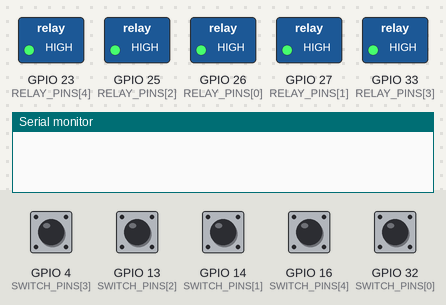
This program was run on a simulated ESP32. On the bench: switched loads named in the program (green lamp = pin HIGH), the last lines printed to the serial monitor. The inputs (shaded band) are chosen by the test bench; at power-on: GPIO 4 (SWITCH_PINS[3]), GPIO 13 (SWITCH_PINS[2]), GPIO 14 (SWITCH_PINS[1]), GPIO 16 (SWITCH_PINS[4]), GPIO 32 (SWITCH_PINS[0]) HIGH. WiFi joins after 1.5 s; servers stay silent unless stated; uploads are accepted with an empty reply; EEPROM starts erased; not simulated (calls return 0 or success): secrets.h.

Above: at 1.2 s.
1.3 s: GPIO 4 (SWITCH_PINS[3]) pulled LOW for 0.15 s
At 1.43 s:
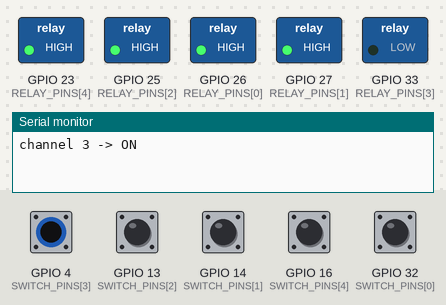
3.0 s: GPIO 13 (SWITCH_PINS[2]) pulled LOW for 0.15 s
At 3.13 s:
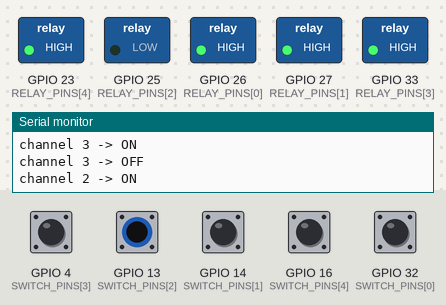
4.7 s: GPIO 14 (SWITCH_PINS[1]) pulled LOW for 0.15 s
At 4.83 s:
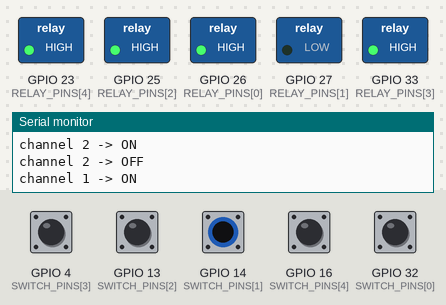
6.4 s: GPIO 16 (SWITCH_PINS[4]) pulled LOW for 0.15 s
At 6.54 s:
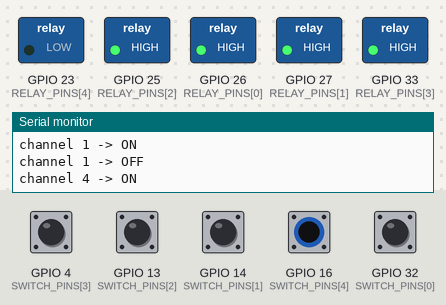
8.1 s: GPIO 32 (SWITCH_PINS[0]) pulled LOW for 0.15 s
At 8.23 s:
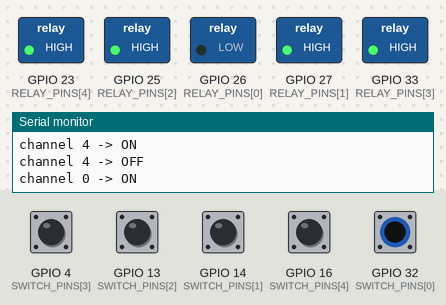
9.8 s: GPIO 4 (SWITCH_PINS[3]) driven LOW and GPIO 13 (SWITCH_PINS[2]) driven LOW
At 11.2 s:
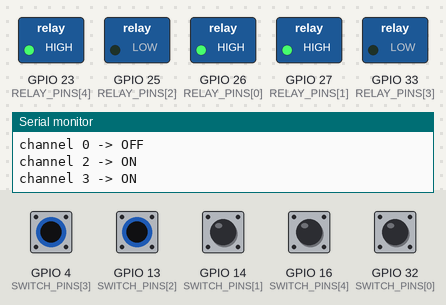
Timing chart, 0 to 12.3 s (numbered marks = the images above; inputs shaded):
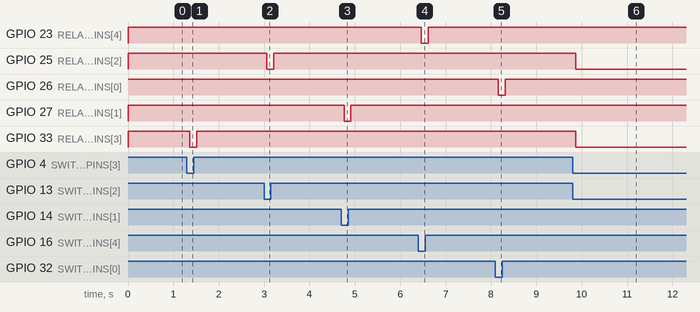

Measured:
- after the input at 1.3 s, GPIO 33 (RELAY_PINS[3]): HIGH → LOW after 0.06 s, → HIGH 0.15 s later
- after the input at 3.0 s, GPIO 25 (RELAY_PINS[2]): HIGH → LOW after 0.06 s, → HIGH 0.15 s later
- after the input at 4.7 s, GPIO 27 (RELAY_PINS[1]): HIGH → LOW after 0.06 s, → HIGH 0.15 s later
- after the input at 6.4 s, GPIO 23 (RELAY_PINS[4]): HIGH → LOW after 0.07 s, → HIGH 0.15 s later
- after the input at 8.1 s, GPIO 26 (RELAY_PINS[0]): HIGH → LOW after 0.06 s, → HIGH 0.15 s later
- after the input at 9.8 s, GPIO 25 (RELAY_PINS[2]), GPIO 33 (RELAY_PINS[3]): HIGH → LOW after 0.07 s

The program:

main.cpp
```cpp
// Smart home switchboard: 4 lights + 1 fan.
// Wiring matches web/wiring.html:
//   Board A relays 1-4 (lights) on GPIO 26, 27, 25, 33; board B relay 1 (fan) on GPIO 23.
//   Wall switches (now low-voltage, no 230V) on GPIO 32, 14, 13, 4 and fan 16, other side to GND.
// The app sets smarthome.channels.desired; the board drives the relays, saves the state
// to flash (restored after a power cut) and reports the real state back.
// Flipping a wall switch toggles its channel locally, works with no internet,
// and is pushed to the database so the app follows.
#include <Arduino.h>
#include <WiFi.h>
#include <HTTPClient.h>
#include <WiFiClientSecure.h>
#include <ArduinoJson.h>
#include <Preferences.h>
#include "secrets.h"

// Avoid strapping pins (0, 2, 12, 15), flash pins (6-11) and, for outputs, input-only pins (34-39).
constexpr uint8_t RELAY_PINS[]  = {26, 27, 25, 33, 23};
constexpr uint8_t SWITCH_PINS[] = {32, 14, 13, 4, 16};
constexpr size_t NUM_CH = sizeof(RELAY_PINS);
static_assert(sizeof(SWITCH_PINS) == NUM_CH, "one wall switch per relay");
constexpr bool ACTIVE_LOW = true;            // most relay boards; flip if yours is not
constexpr uint32_t POLL_MS = 1000, HEARTBEAT_MS = 30000, RELOGIN_MS = 50UL * 60 * 1000;
constexpr uint32_t DEBOUNCE_MS = 60, RETRY_MS = 3000;

Preferences prefs;
SemaphoreHandle_t lock;                      // switches (core 1) and network (core 0) share the state
volatile bool state[NUM_CH];
volatile bool pendingPush[NUM_CH];                    // a wall-switch change the database hasn't heard about yet
bool lastLevel[NUM_CH];                      // debounced switch level
bool rawLevel[NUM_CH];
uint32_t rawSince[NUM_CH];
String token;
uint32_t lastPoll = 0, lastBeat = 0, lastLogin = 0;
uint32_t lastRetry = 0;                      // login retries
volatile uint32_t lastPushTry = 0;           // wall-switch push retries, 0 = send now

void applyRelay(size_t i) { digitalWrite(RELAY_PINS[i], (state[i] != ACTIVE_LOW) ? HIGH : LOW); }
String key(size_t i) { return "s" + String(i); }

void setChannel(size_t i, bool on) {
  xSemaphoreTakeRecursive(lock, portMAX_DELAY);
  state[i] = on;
  applyRelay(i);
  prefs.putBool(key(i).c_str(), on);
  xSemaphoreGiveRecursive(lock);
  Serial.printf("channel %u -> %s\n", (unsigned)i, on ? "ON" : "OFF");
}

// Returns HTTP status; response body in *out.
int call(const char *method, const String &path, const String &body, String *out = nullptr, bool auth = true) {
  if (WiFi.status() != WL_CONNECTED) return -1;
  WiFiClientSecure c;
  c.setInsecure();  // prototype: no certificate pinning yet
  HTTPClient h;
  h.setTimeout(4000);
  h.begin(c, String(SB_URL) + path);
  h.addHeader("apikey", SB_KEY);
  h.addHeader("Content-Type", "application/json");
  if (auth) h.addHeader("Authorization", "Bearer " + token);
  if (path.startsWith("/rest/v1/")) h.addHeader(String(method) == "GET" ? "Accept-Profile" : "Content-Profile", "smarthome");
  int code = h.sendRequest(method, body);
  if (out && code > 0) *out = h.getString();
  h.end();
  if (code == 401) token = "";
  return code;
}

bool login() {
  JsonDocument d;
  d["email"] = DEV_EMAIL;
  d["password"] = DEV_PASS;
  String b, resp;
  serializeJson(d, b);
  int code = call("POST", "/auth/v1/token?grant_type=password", b, &resp, false);
  if (code != 200) { Serial.printf("login failed %d\n", code); return false; }
  JsonDocument r;
  if (deserializeJson(r, resp)) return false;
  token = r["access_token"].as<String>();
  lastLogin = millis();
  return token.length() > 0;
}

String rpcBody(size_t i, const char *field, bool v) {
  return String("{\"p_device\":\"") + DEVICE_ID + "\",\"p_n\":" + i + ",\"" + field + "\":" + (v ? "true" : "false") + "}";
}
void report(size_t i) { call("POST", "/rest/v1/rpc/device_report", rpcBody(i, "p_reported", state[i])); }
bool pushToggle(size_t i) { return call("POST", "/rest/v1/rpc/device_toggle", rpcBody(i, "p_on", state[i])) / 100 == 2; }
void heartbeat() { call("POST", "/rest/v1/rpc/device_heartbeat", String("{\"p_device\":\"") + DEVICE_ID + "\"}"); }

void poll() {
  String resp;
  if (call("GET", String("/rest/v1/channels?select=n,desired&device_id=eq.") + DEVICE_ID, "", &resp) != 200) return;
  JsonDocument d;
  if (deserializeJson(d, resp)) return;
  for (JsonObject row : d.as<JsonArray>()) {
    size_t n = row["n"] | 99;
    if (n >= NUM_CH) continue;
    bool want = row["desired"] | false;
    // check and change in one step, so a wall switch flipped right now can't be undone
    xSemaphoreTakeRecursive(lock, portMAX_DELAY);
    bool apply = !pendingPush[n] && want != state[n];   // our own wall-switch change wins until it's saved
    if (apply) setChannel(n, want);
    xSemaphoreGiveRecursive(lock);
    if (apply) report(n);
  }
}

// Any flip of a wall switch (up or down) toggles its channel, so the switch
// position never fights the app.
void readSwitches() {
  uint32_t now = millis();
  for (size_t i = 0; i < NUM_CH; i++) {
    bool lv = digitalRead(SWITCH_PINS[i]);
    if (lv != rawLevel[i]) { rawLevel[i] = lv; rawSince[i] = now; }
    if (lv != lastLevel[i] && now - rawSince[i] >= DEBOUNCE_MS) {
      lastLevel[i] = lv;
      xSemaphoreTakeRecursive(lock, portMAX_DELAY);
      pendingPush[i] = true;                       // so a poll can't undo the flip
      setChannel(i, !state[i]);
      xSemaphoreGiveRecursive(lock);
      lastPushTry = 0;                             // tell the database right away
    }
  }
}

void flushPending() {
  if (token.isEmpty() || (lastPushTry && millis() - lastPushTry < RETRY_MS)) return;
  lastPushTry = millis();
  for (size_t i = 0; i < NUM_CH; i++) {
    if (!pendingPush[i]) continue;
    bool sent = state[i];
    // only clear it if nobody flipped the switch again while we were sending
    if (pushToggle(i) && state[i] == sent) pendingPush[i] = false;
  }
}

// All networking runs here, on core 0, so a slow request never delays a wall switch.
void networkTask(void *) {
  for (;;) {
    if (WiFi.status() != WL_CONNECTED) { vTaskDelay(pdMS_TO_TICKS(200)); continue; }
    uint32_t now = millis();
    if (token.isEmpty() || now - lastLogin > RELOGIN_MS) {
      if (now - lastRetry < RETRY_MS) { vTaskDelay(pdMS_TO_TICKS(50)); continue; }
      lastRetry = now;
      if (!login()) continue;
      flushPending();
      for (size_t i = 0; i < NUM_CH; i++) if (!pendingPush[i]) report(i);
      heartbeat();
    }
    flushPending();
    if (now - lastPoll >= POLL_MS) { lastPoll = now; poll(); }
    if (now - lastBeat >= HEARTBEAT_MS) { lastBeat = now; heartbeat(); }
    vTaskDelay(pdMS_TO_TICKS(20));
  }
}

void setup() {
  Serial.begin(115200);
  lock = xSemaphoreCreateRecursiveMutex();
  prefs.begin("relay", false);
  for (size_t i = 0; i < NUM_CH; i++) {
    pinMode(RELAY_PINS[i], OUTPUT);
    state[i] = prefs.getBool(key(i).c_str(), false);   // restore after a power cut
    applyRelay(i);
    pinMode(SWITCH_PINS[i], INPUT_PULLUP);
    lastLevel[i] = rawLevel[i] = digitalRead(SWITCH_PINS[i]);  // where the switch sits now is the baseline
    rawSince[i] = millis();
    pendingPush[i] = false;
  }
  WiFi.mode(WIFI_STA);
  WiFi.setAutoReconnect(true);
  WiFi.begin(WIFI_SSID, WIFI_PASS);   // don't wait: wall switches must work even with no Wi-Fi
  xTaskCreatePinnedToCore(networkTask, "net", 12288, nullptr, 1, nullptr, 0);
}

void loop() {
  readSwitches();   // core 1: wall switches answer instantly, internet or not
  delay(5);
}
```
